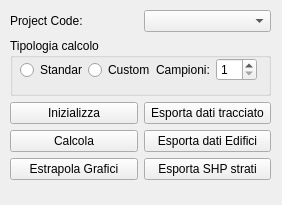
<?xml version="1.0" encoding="UTF-8"?>
<ui version="4.0">
 <class>MainWindow</class>
 <widget class="QMainWindow" name="MainWindow">
  <property name="geometry">
   <rect>
    <x>0</x>
    <y>0</y>
    <width>282</width>
    <height>205</height>
   </rect>
  </property>
  <property name="minimumSize">
   <size>
    <width>282</width>
    <height>205</height>
   </size>
  </property>
  <property name="maximumSize">
   <size>
    <width>282</width>
    <height>205</height>
   </size>
  </property>
  <property name="windowTitle">
   <string>EPBM</string>
  </property>
  <property name="toolButtonStyle">
   <enum>Qt::ToolButtonIconOnly</enum>
  </property>
  <property name="animated">
   <bool>true</bool>
  </property>
  <widget class="QWidget" name="centralwidget">
   <widget class="QWidget" name="layoutWidget">
    <property name="geometry">
     <rect>
      <x>10</x>
      <y>10</y>
      <width>261</width>
      <height>170</height>
     </rect>
    </property>
    <layout class="QGridLayout" name="gridLayout">
     <item row="1" column="0" rowspan="3" colspan="2">
      <widget class="QGroupBox" name="groupBox">
       <property name="title">
        <string>Tipologia calcolo</string>
       </property>
       <widget class="QWidget" name="layoutWidget">
        <property name="geometry">
         <rect>
          <x>10</x>
          <y>20</y>
          <width>237</width>
          <height>24</height>
         </rect>
        </property>
        <layout class="QHBoxLayout" name="horizontalLayout_2">
         <item>
          <layout class="QHBoxLayout" name="horizontalLayout">
           <item>
            <widget class="QRadioButton" name="rbStandardCalc">
             <property name="text">
              <string>Standard</string>
             </property>
            </widget>
           </item>
           <item>
            <widget class="QRadioButton" name="rbCustomCalc">
             <property name="text">
              <string>Custom</string>
             </property>
            </widget>
           </item>
           <item>
            <widget class="QLabel" name="lblSamples">
             <property name="text">
              <string>Campioni:</string>
             </property>
            </widget>
           </item>
           <item>
            <widget class="QSpinBox" name="sbSamples">
             <property name="minimum">
              <number>1</number>
             </property>
            </widget>
           </item>
          </layout>
         </item>
        </layout>
       </widget>
      </widget>
     </item>
     <item row="4" column="0">
      <widget class="QPushButton" name="btnMain">
       <property name="toolTip">
        <string>Importa i file contenuti nalla cartella &quot;in&quot; del progetto</string>
       </property>
       <property name="text">
        <string>Inizializza</string>
       </property>
      </widget>
     </item>
     <item row="0" column="0">
      <widget class="QLabel" name="lblProjectCode">
       <property name="text">
        <string>Project Code:</string>
       </property>
       <property name="alignment">
        <set>Qt::AlignLeading|Qt::AlignLeft|Qt::AlignVCenter</set>
       </property>
      </widget>
     </item>
     <item row="0" column="1">
      <widget class="QComboBox" name="cbxProjectCode"/>
     </item>
     <item row="5" column="0">
      <widget class="QPushButton" name="btnProcessCalc">
       <property name="text">
        <string>Calcola</string>
       </property>
      </widget>
     </item>
     <item row="4" column="1">
      <widget class="QPushButton" name="btnExportData">
       <property name="text">
        <string>Esporta dati tracciato</string>
       </property>
      </widget>
     </item>
     <item row="5" column="1">
      <widget class="QPushButton" name="btnExportBuilding">
       <property name="text">
        <string>Esporta dati Edifici</string>
       </property>
      </widget>
     </item>
     <item row="6" column="1">
      <widget class="QPushButton" name="btnStrataQgis">
       <property name="text">
        <string>Esporta SHP strati</string>
       </property>
      </widget>
     </item>
     <item row="6" column="0">
      <widget class="QPushButton" name="pushButton">
       <property name="text">
        <string>Estrapola Grafici</string>
       </property>
      </widget>
     </item>
    </layout>
   </widget>
  </widget>
  <widget class="QStatusBar" name="statusbar">
   <property name="sizeGripEnabled">
    <bool>false</bool>
   </property>
  </widget>
 </widget>
 <tabstops>
  <tabstop>cbxProjectCode</tabstop>
  <tabstop>rbStandardCalc</tabstop>
  <tabstop>rbCustomCalc</tabstop>
  <tabstop>sbSamples</tabstop>
  <tabstop>btnMain</tabstop>
  <tabstop>btnProcessCalc</tabstop>
  <tabstop>pushButton</tabstop>
  <tabstop>btnExportData</tabstop>
  <tabstop>btnExportBuilding</tabstop>
  <tabstop>btnStrataQgis</tabstop>
 </tabstops>
 <resources/>
 <connections/>
</ui>
